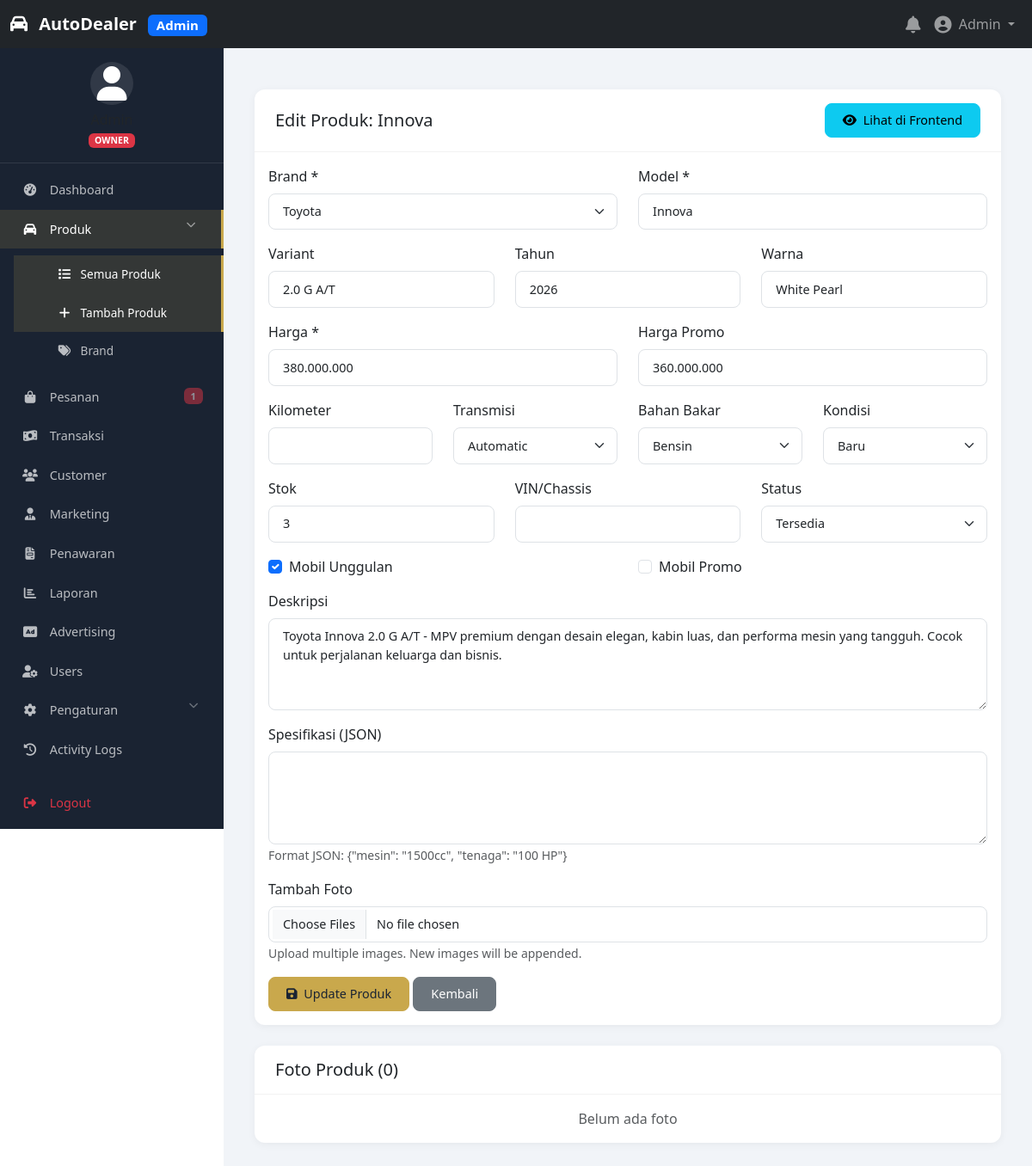
Before: /admin/products/edit.php?id=2 (signed in) with the older database file.
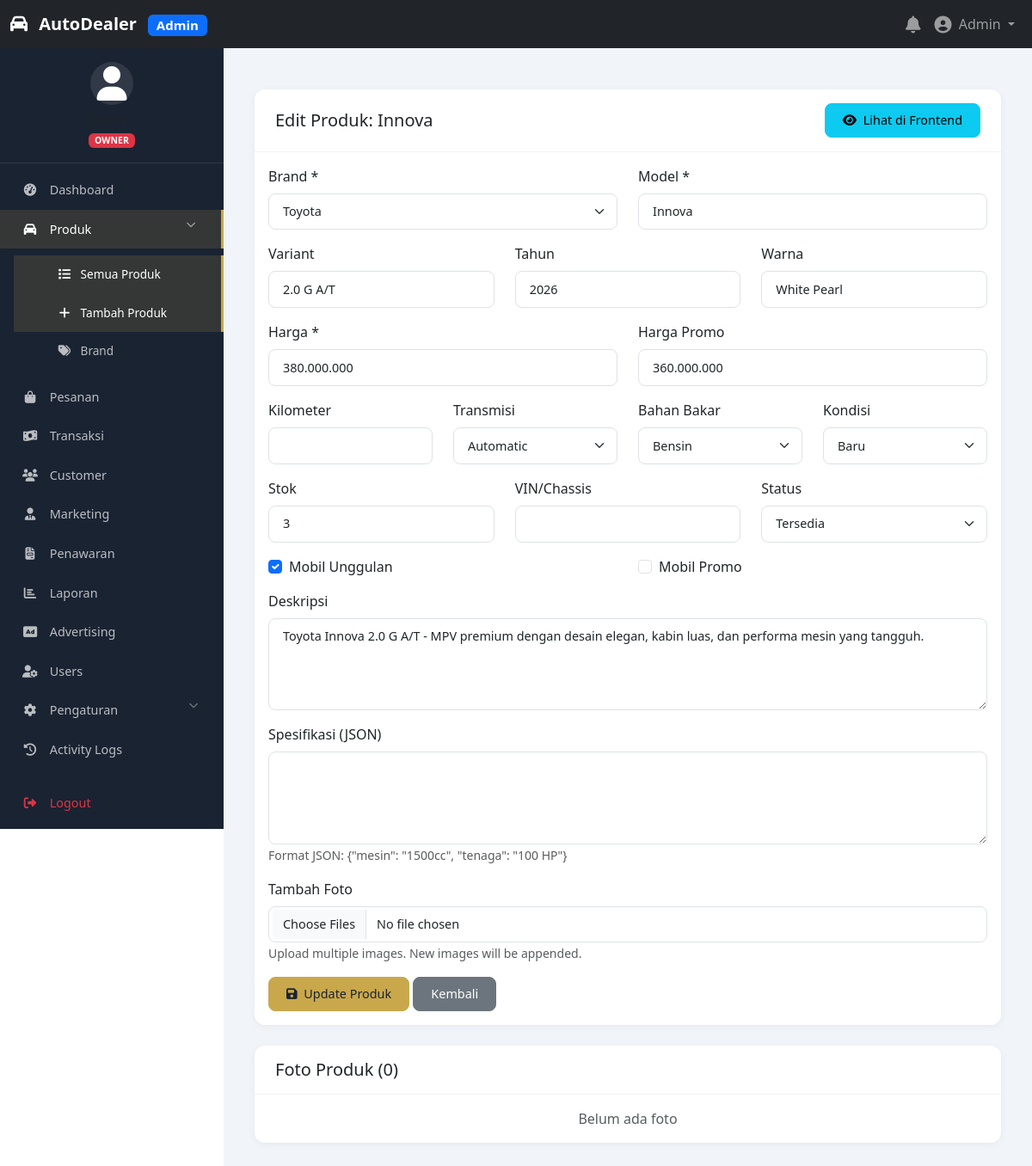
After: the same page with the newer database file.
### tables this page shows
CREATE TABLE IF NOT EXISTS products (
    id INT PRIMARY KEY AUTO_INCREMENT,
    brand_id INT NOT NULL,
    model VARCHAR(100) NOT NULL,
    variant VARCHAR(100) DEFAULT NULL,
    slug VARCHAR(150) UNIQUE NOT NULL,
    year INT DEFAULT NULL,
    price DECIMAL(15,2) NOT NULL,
    promo_price DECIMAL(15,2) DEFAULT NULL,
    mileage INT DEFAULT NULL,
    transmission ENUM('Manual', 'Automatic', 'CVT', 'DCT') DEFAULT 'Manual',
    fuel_type ENUM('Bensin', 'Diesel', 'Electric', 'Hybrid') DEFAULT 'Bensin',
    color VARCHAR(50) DEFAULT NULL,
    `condition` ENUM('Baru', 'Bekas', 'Reconditioned') DEFAULT 'Baru',
    stock INT DEFAULT 1,
    vin VARCHAR(50) DEFAULT NULL,
    description TEXT DEFAULT NULL,
    specifications JSON DEFAULT NULL,
    is_featured BOOLEAN DEFAULT FALSE,
    is_promo BOOLEAN DEFAULT FALSE,
    status ENUM('available', 'sold', 'reserved', 'inactive') DEFAULT 'available',
    views INT DEFAULT 0,
    created_at TIMESTAMP DEFAULT CURRENT_TIMESTAMP,
    updated_at TIMESTAMP DEFAULT CURRENT_TIMESTAMP ON UPDATE CURRENT_TIMESTAMP,
    FOREIGN KEY (brand_id) REFERENCES brands(id) ON DELETE CASCADE,
    INDEX idx_brand (brand_id),
    INDEX idx_slug (slug),
    INDEX idx_status (status),
    INDEX idx_price (price),
    INDEX idx_year (year),
    INDEX idx_featured (is_featured),
    INDEX idx_promo (is_promo)
);

CREATE TABLE IF NOT EXISTS brands (
    id INT PRIMARY KEY AUTO_INCREMENT,
    name VARCHAR(50) NOT NULL,
    slug VARCHAR(50) UNIQUE NOT NULL,
    logo VARCHAR(255) DEFAULT NULL,
    description TEXT DEFAULT NULL,
    status ENUM('active', 'inactive') DEFAULT 'active',
    sort_order INT DEFAULT 0,
    created_at TIMESTAMP DEFAULT CURRENT_TIMESTAMP,
    updated_at TIMESTAMP DEFAULT CURRENT_TIMESTAMP ON UPDATE CURRENT_TIMESTAMP,
    INDEX idx_slug (slug),
    INDEX idx_status (status)
);

### config/database.php (called while the page is built, shortened)
<?php
class Database {
    private static $instance = null;
    private $connection;
    private function __construct() {
        try {
            $dsn = "mysql:host=" . DB_HOST . ";dbname=" . DB_NAME . ";charset=utf8mb4";
            $this->connection = new PDO($dsn, DB_USER, DB_PASS, [
                PDO::ATTR_ERRMODE => PDO::ERRMODE_EXCEPTION,
                PDO::ATTR_DEFAULT_FETCH_MODE => PDO::FETCH_ASSOC,
                PDO::ATTR_EMULATE_PREPARES => false,
                PDO::MYSQL_ATTR_INIT_COMMAND => "SET NAMES utf8mb4"
            ]);
        } catch (PDOException $e) {
            error_log("Database connection failed: " . $e->getMessage());
            die("Database connection failed. Please check your configuration.");
        }
    }
    public static function getInstance() {
        if (self::$instance === null) {
            self::$instance = new self();
        }
        return self::$instance;
    }
    public function prepare($sql) {
        return $this->connection->prepare($sql);
    }
    public function query($sql) {
        return $this->connection->query($sql);
    }
}
?>

### includes/functions.php (called while the page is built, shortened)
<?php
function escape($input) {
    return htmlspecialchars($input, ENT_QUOTES, 'UTF-8');
}
?>

### admin/products/edit.php (the view, shortened to what the changed rows need)
<?php
require_once '../../includes/functions.php';
include '../includes/admin-header.php';
$db = Database::getInstance();
$id = $_GET['id'] ?? 0;
$stmt = $db->prepare("SELECT * FROM products WHERE id = ?");
$stmt->execute([$id]);
$product = $stmt->fetch();
$stmt = $db->query("SELECT * FROM brands WHERE status = 'active' ORDER BY name");
$brands = $stmt->fetchAll();
?>
<div class="card">
    <div class="card-header d-flex justify-content-between align-items-center">
        <h5 class="mb-0">Edit Produk: <?= escape($product['model']) ?></h5>
        <a href="<?= BASE_URL ?>product-detail.php?id=<?= $product['id'] ?>" target="_blank" class="btn btn-sm btn-info">
            <i class="fas fa-eye me-1"></i> Lihat di Frontend
        </a>
    </div>
    <div class="card-body">
        <form method="POST" enctype="multipart/form-data">
            <div class="row">
                <div class="col-md-6">
                    <div class="mb-3">
                        <label class="form-label">Brand *</label>
                        <select name="brand_id" class="form-select" required>
                            <?php foreach ($brands as $brand): ?>
                                <option value="<?= $brand['id'] ?>" <?= $brand['id'] == $product['brand_id'] ? 'selected' : '' ?>>
                                    <?= escape($brand['name']) ?>
                                </option>
                            <?php endforeach; ?>
                        </select>
                    </div>
                </div>
                <div class="col-md-6">
                    <div class="mb-3">
                        <label class="form-label">Model *</label>
                        <input type="text" name="model" class="form-control" value="<?= escape($product['model']) ?>" required>
                    </div>
                </div>
            </div>
            <div class="row">
                <div class="col-md-4">
                    <div class="mb-3">
                        <label class="form-label">Variant</label>
                        <input type="text" name="variant" class="form-control" value="<?= escape($product['variant']) ?>">
                    </div>
                </div>
                <div class="col-md-4">
                    <div class="mb-3">
                        <label class="form-label">Tahun</label>
                        <input type="number" name="year" class="form-control" value="<?= $product['year'] ?>">
                    </div>
                </div>
                <div class="col-md-4">
                    <div class="mb-3">
                        <label class="form-label">Warna</label>
                        <input type="text" name="color" class="form-control" value="<?= escape($product['color']) ?>">
                    </div>
                </div>
            </div>
            <div class="row">
                <div class="col-md-6">
                    <div class="mb-3">
                        <label class="form-label">Harga *</label>
                        <input type="text" name="price" class="form-control currency"
                               value="<?= number_format($product['price'], 0, ',', '.') ?>" required>
                    </div>
                </div>
                <div class="col-md-6">
                    <div class="mb-3">
                        <label class="form-label">Harga Promo</label>
                        <input type="text" name="promo_price" class="form-control currency"
                               value="<?= $product['promo_price'] ? number_format($product['promo_price'], 0, ',', '.') : '' ?>">
                    </div>
                </div>
            </div>
            <div class="row">
                <div class="col-md-3">
                    <div class="mb-3">
                        <label class="form-label">Kilometer</label>
                        <input type="text" name="mileage" class="form-control number"
                               value="<?= $product['mileage'] ? number_format($product['mileage'], 0, ',', '.') : '' ?>">
                    </div>
                </div>
                <div class="col-md-3">
                    <div class="mb-3">
                        <label class="form-label">Transmisi</label>
                        <select name="transmission" class="form-select">
                            <option value="Automatic" <?= $product['transmission'] == 'Automatic' ? 'selected' : '' ?>>Automatic</option>
                        </select>
                    </div>
                </div>
                <div class="col-md-3">
                    <div class="mb-3">
                        <label class="form-label">Bahan Bakar</label>
                        <select name="fuel_type" class="form-select">
                            <option value="Bensin" <?= $product['fuel_type'] == 'Bensin' ? 'selected' : '' ?>>Bensin</option>
                        </select>
                    </div>
                </div>
                <div class="col-md-3">
                    <div class="mb-3">
                        <label class="form-label">Kondisi</label>
                        <select name="condition" class="form-select">
                            <option value="Baru" <?= $product['condition'] == 'Baru' ? 'selected' : '' ?>>Baru</option>
                        </select>
                    </div>
                </div>
            </div>
            <div class="row">
                <div class="col-md-4">
                    <div class="mb-3">
                        <label class="form-label">Stok</label>
                        <input type="number" name="stock" class="form-control" value="<?= $product['stock'] ?>" min="0">
                    </div>
                </div>
                <div class="col-md-4">
                    <div class="mb-3">
                        <label class="form-label">Status</label>
                        <select name="status" class="form-select">
                            <option value="available" <?= $product['status'] == 'available' ? 'selected' : '' ?>>Tersedia</option>
                        </select>
                    </div>
                </div>
            </div>
            <div class="row">
                <div class="col-md-6">
                    <div class="mb-3 form-check">
                        <input type="checkbox" name="is_featured" class="form-check-input" id="isFeatured"
                               <?= $product['is_featured'] ? 'checked' : '' ?>>
                        <label class="form-check-label" for="isFeatured">Mobil Unggulan</label>
                    </div>
                </div>
                <div class="col-md-6">
                    <div class="mb-3 form-check">
                        <input type="checkbox" name="is_promo" class="form-check-input" id="isPromo"
                               <?= $product['is_promo'] ? 'checked' : '' ?>>
                        <label class="form-check-label" for="isPromo">Mobil Promo</label>
                    </div>
                </div>
            </div>
            <div class="mb-3">
                <label class="form-label">Deskripsi</label>
                <textarea name="description" class="form-control" rows="4"><?= escape($product['description']) ?></textarea>
            </div>
        </form>
    </div>
</div>
<?php include '../includes/admin-footer.php'; ?>

### admin/includes/admin-sidebar.php (shortened to what the changed rows need)
<?php
$currentDir = basename(dirname($_SERVER['PHP_SELF']));
function isActiveParent($dirs) {
    global $currentDir;
    return in_array($currentDir, $dirs) ? 'active' : '';
}
?>
<nav class="admin-sidebar">
    <ul class="nav nav-pills flex-column">
        <li class="nav-item">
            <a class="nav-link <?= isActiveParent(['orders']) ?>" href="<?= ADMIN_URL ?>orders/">
                <i class="fas fa-shopping-bag me-2"></i> Pesanan
                <?php
                $db = Database::getInstance();
                $stmt = $db->query("SELECT COUNT(*) as count FROM orders WHERE status = 'pending'");
                $pending = $stmt->fetch()['count'] ?? 0;
                if ($pending > 0):
                ?>
                <span class="badge bg-danger float-end"><?= $pending ?></span>
                <?php endif; ?>
            </a>
        </li>
    </ul>
</nav>

Changed rows visible on the page:
changed products "Innova": description "Toyota Innova 2.0 G A/T - MPV premium dengan desain elegan, kabin luas, dan performa mesin yang tangguh. Cocok untuk perjalanan keluarga dan bisnis." → "Toyota Innova 2.0 G A/T - MPV premium dengan desain elegan, kabin luas, dan performa mesin yang tangguh."
Other visible differences:
$pending: "1" → (not shown)
